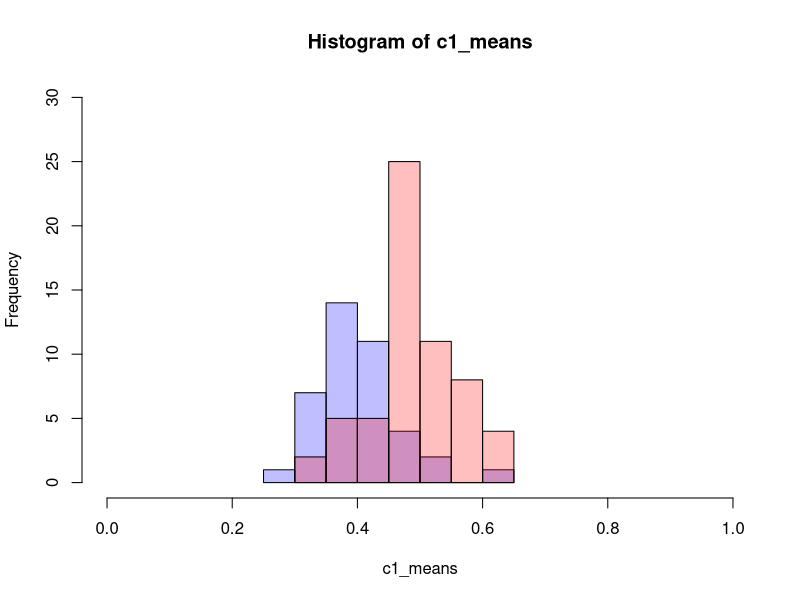
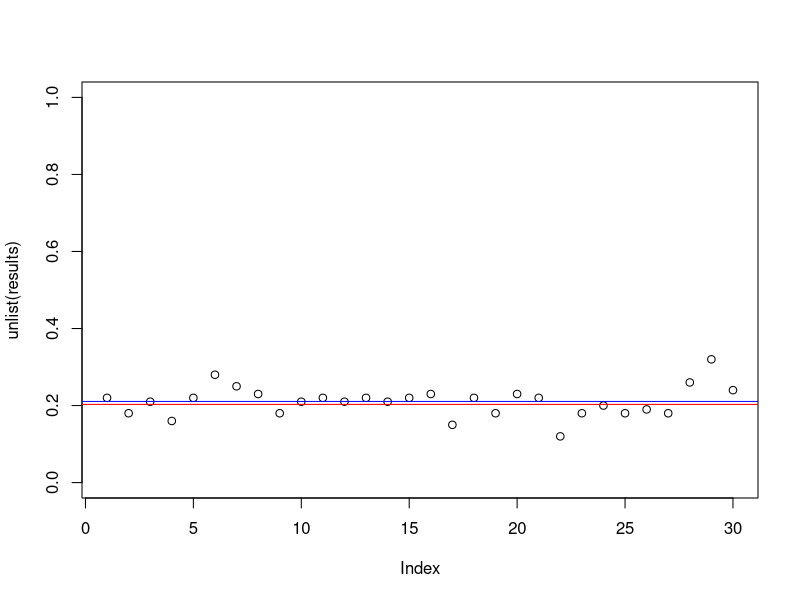

The R script that drew these images, in order:
## ---- chunk 1
knitr::opts_chunk$set(echo = TRUE)
library(zeallot)
set.seed(1234)  # set seed so same data generated on each knit
## ---- chunk 2
coin.toss=function(p,num.tosses,num.trials){
  #first generate random numbers between 0 and 1
  #tosses can be generated in a vectorized call producing num_toss*num.trials draws 
  draws=runif(num.tosses*num.trials)
  results=matrix(1*(draws < p),nrow=num.trials)
  return(results)
}
## ---- chunk 3
create.coin.toss.data=function(n,m1,p1,m2,p2){
  c1=coin.toss(p1,n,m1)
  c2=coin.toss(p2,n,m2)
  data=rbind(c1,c2)
  y = c(rep(0,m1),rep(1,m2))
  
  # what do the following lines of code do?
  i = sample(1:nrow(data))
  return(list(x=data[i,],y=y[i]))
}

## ---- chunk 4
n=64
m1=40; p1=.4;
m2=60; p2=.5;
c(x,y)%<-%create.coin.toss.data(n,m1,p1,m2,p2)
c2_means=rowMeans(x[y==1,])
c1_means=rowMeans(x[y==0,])
h1=hist(c1_means, col=rgb(0,0,1,1/4), xlim=c(0,1),ylim=c(0,30))
h2=hist(c2_means, col=rgb(1,0,0,1/4), xlim=c(0,1),ylim=c(0,30), add=T)
## ---- chunk 5

# value > 0 --> class 2
#P(X|C) is approximated by normal denisty from dnorm and P(C) is approximated using m1/(m1+m2) and since both side of the inequality have the same denominator we can leave out the division by (m1+m2)
bayes.discriminant=function(x,n,m1,p1,m2,p2){
  # compute binomial standard deviation - use for normal approximation
  s1=sqrt(p1*(1-p1)/n)
  s2=sqrt(p2*(1-p2)/n)
  # don't need to divide by (m1+m2), just care about positive/negative
  dnorm(x,p2,s2)*m2 - dnorm(x,p1,s1)*m1
}

# use a root finder to determine where descriminant is zero
# type ?uniroot to see what function documentation says about uniroot and note typing the function shows the code of function in R
bayes.cut.norm=function(n,m1,p1,m2,p2){
  ff=function(x){bayes.discriminant(x,n,m1,p1,m2,p2)}
  uniroot(ff,c(p1,p2))$root
}


## ---- chunk 6
bayes.error=function(cut,n,m1,p1,m2,p2){
  s1=sqrt(p1*(1-p1)/n)
  s2=sqrt(p2*(1-p2)/n)
  w1=m1/(m1+m2)
  w2=1-w1
  if(p1 < p2){
    error=w2*pnorm(cut,p2,s2)+w1*(1-pnorm(cut,p1,s1))
  }else{
    error=w1*pnorm(cut,p1,s1)+w2*(1-pnorm(cut,p2,s2))
  }
  error
}
## ---- chunk 7
 
cut=bayes.cut.norm(n,m1,p1,m2,p2) 
cut
 
b.err=bayes.error(cut,n,m1,p1,m2,p2) 
b.err

bayes.1d.accuracy=function(X,y,cut){
  sum(as.integer(rowMeans(X) > cut)==y)/length(y)
}

results=list(mode='vector')

for (i in 1:30){
  c(x,y) %<-% create.coin.toss.data(n,m1,p1,m2,p2)
  results[[i]]=1-bayes.1d.accuracy(x,y,cut)
}
plot(unlist(results),ylim=c(0,1)); 
abline(h=b.err,col='red');
abline(h=mean(unlist(results)),col='blue')
